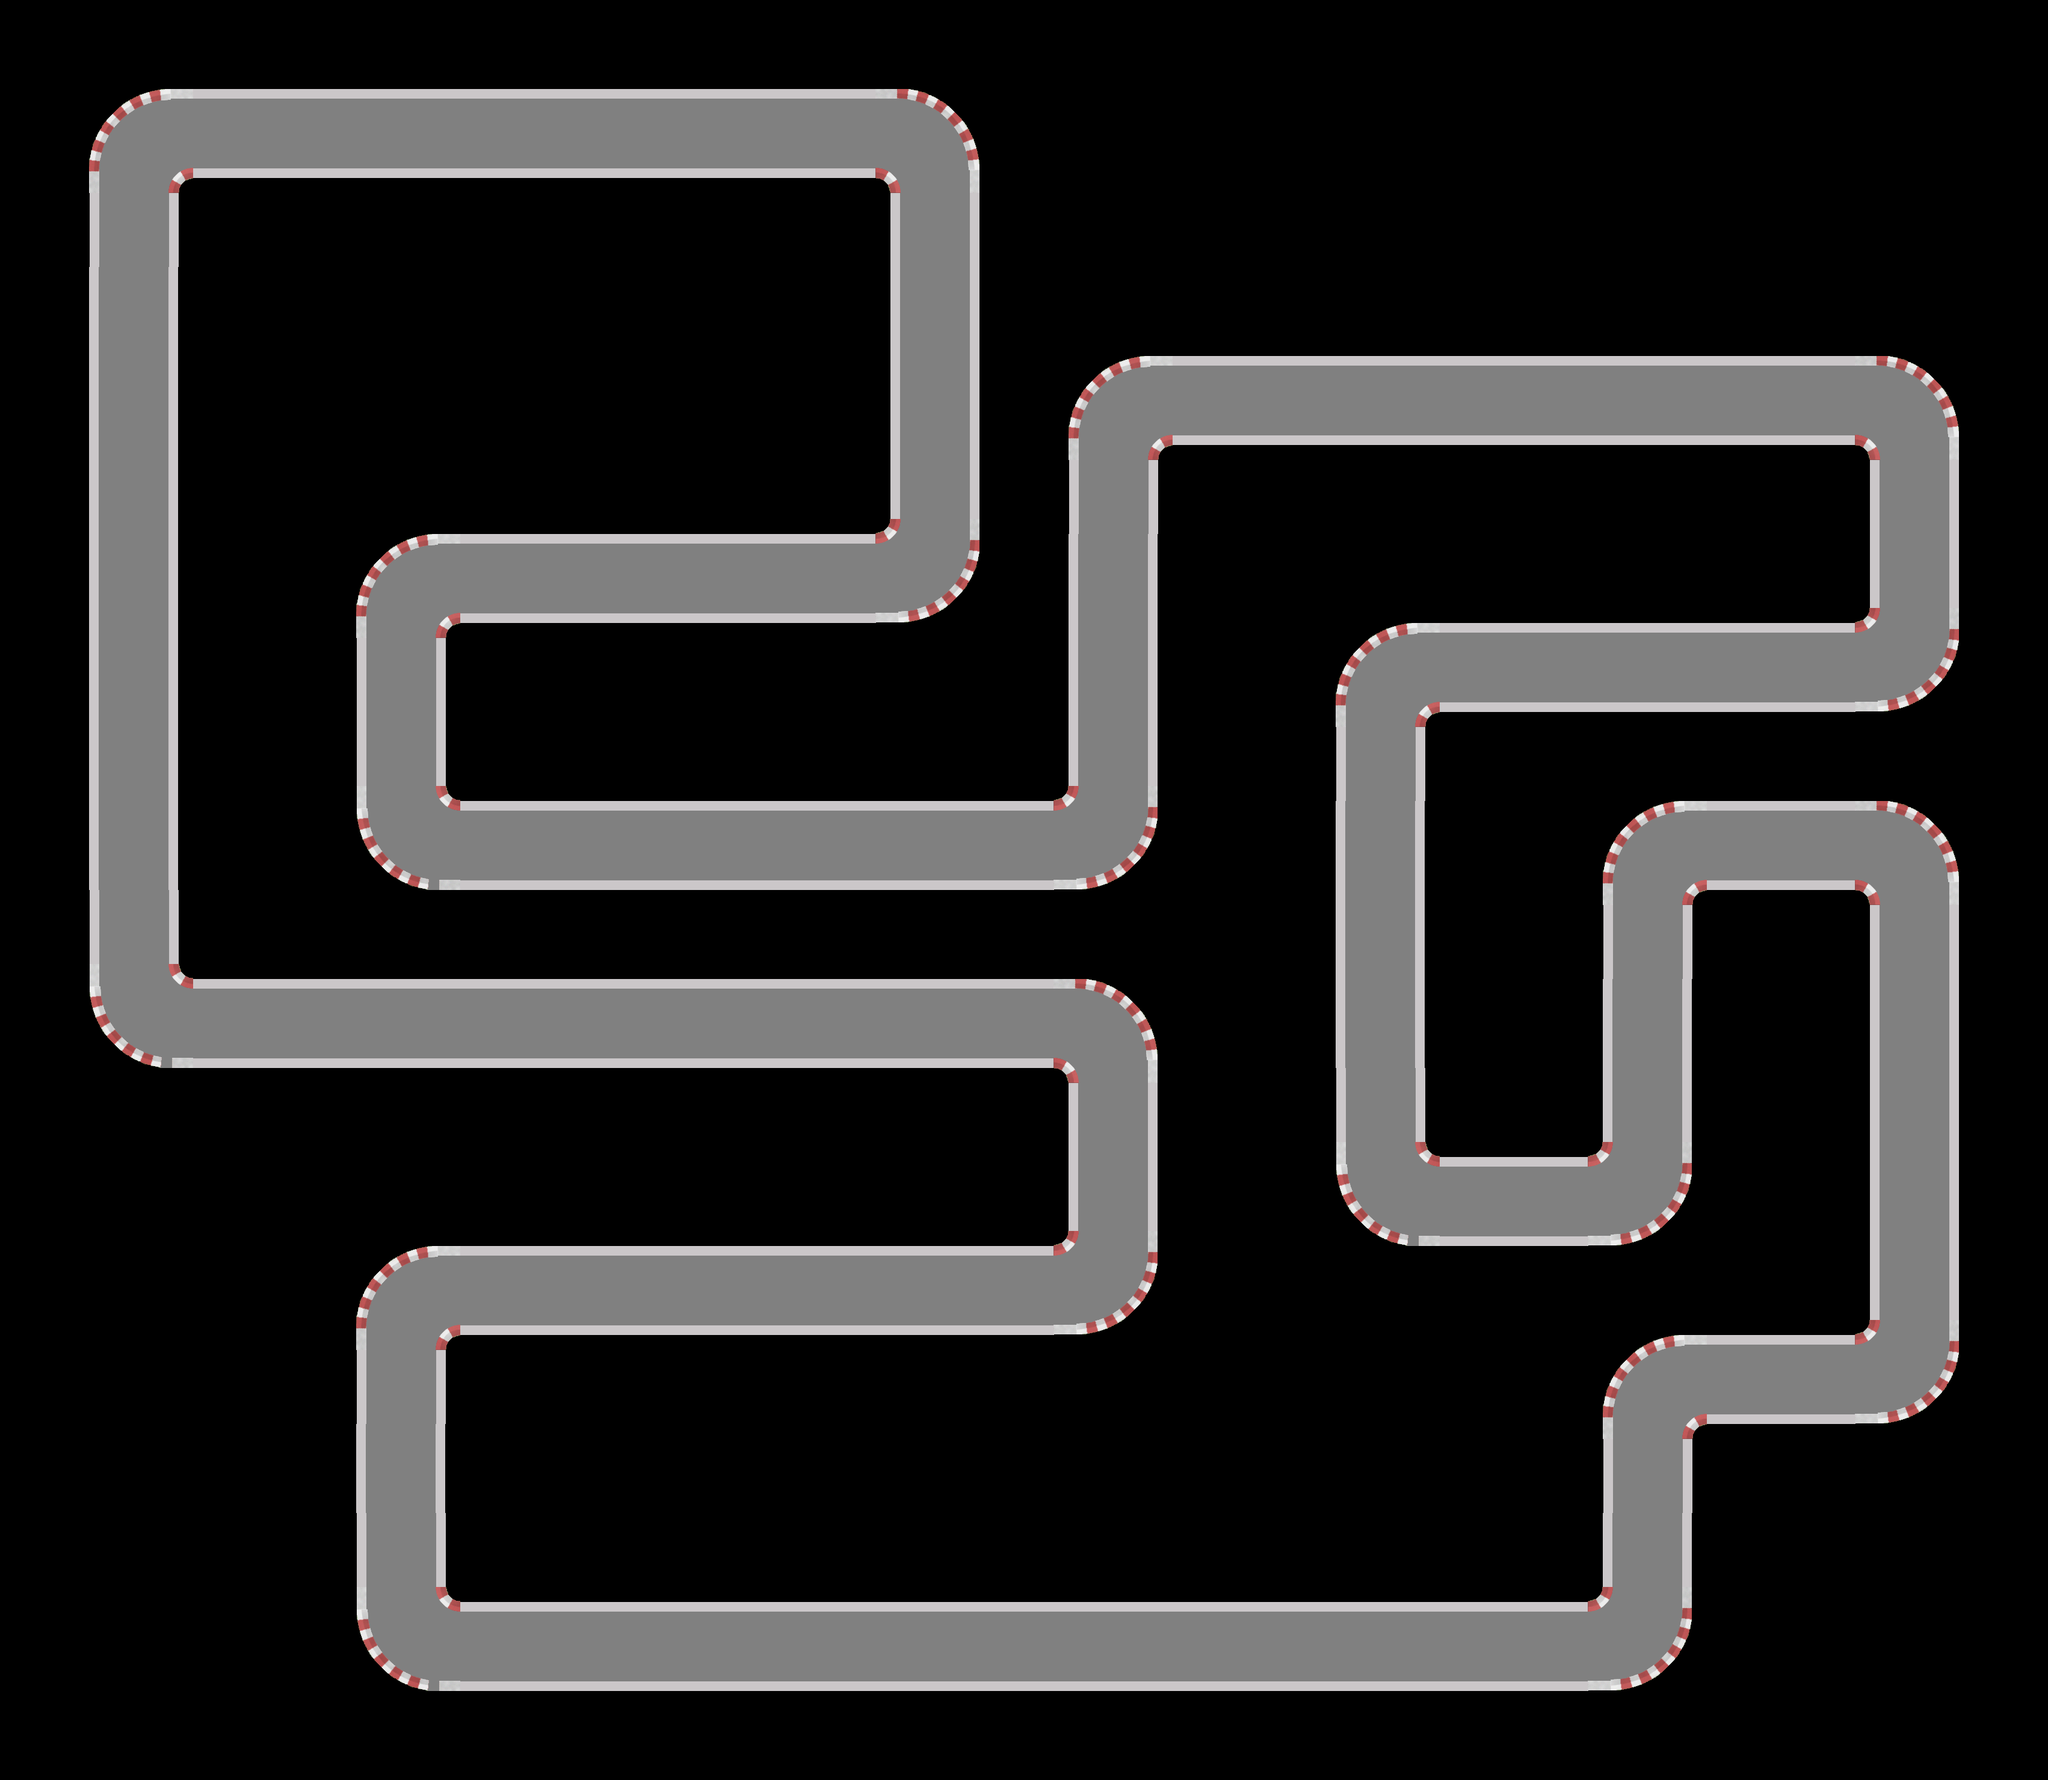

This is a level from a 2D game, rendered from its Tiled map with the project's own tilesets. A one-line summary and the map file follow, with tile-layer data summarised:
An orthogonal 23x20 tile map with 148x148 px tiles, 1 tile layer (Tilelaag 1), 2 tilesets.

<map version="1.0" orientation="orthogonal" width="23" height="20" tilewidth="148" tileheight="148">
 <tileset firstgid="1" name="road" tilewidth="148" tileheight="148">
  <image source="road.png" width="148" height="296" />
 </tileset>
 <tileset firstgid="3" name="Round" tilewidth="296" tileheight="296">
  <image source="round2.png" width="592" height="592" />
 </tileset>
 <layer name="Tilelaag 1" width="23" height="20">
  <data>[460 cells, 88 non-empty, 6 distinct tile ids]</data>
 </layer>
</map>